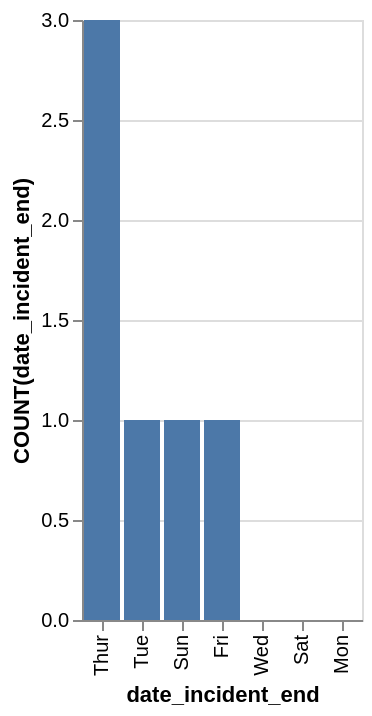

This figure's Vega-Lite source:
### Vega-Lite specification from a JSON file in a GitHub repository (floating-point values rounded to 4 significant figures)
{"data": {"values": [{"x_data": "Thur", "y_data": 3}, {"x_data": "Tue", "y_data": 1}, {"x_data": "Sun", "y_data": 1}, {"x_data": "Fri", "y_data": 1}, {"x_data": "Wed", "y_data": 0}, {"x_data": "Sat", "y_data": 0}, {"x_data": "Mon", "y_data": 0}]}, "mark": "bar", "encoding": {"x": {"field": "x_data", "type": "nominal", "title": "date_incident_end", "sort": {"op": "sum", "field": "y_data", "order": "descending"}}, "y": {"field": "y_data", "type": "quantitative", "title": "COUNT(date_incident_end)"}}}
